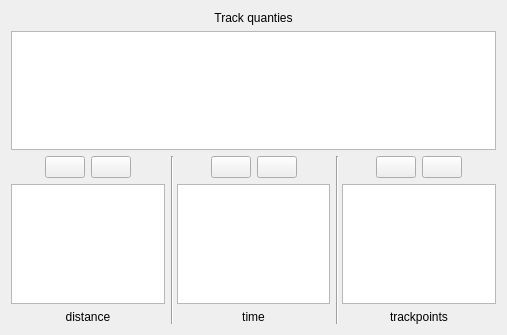
<ui version="4.0" >
 <class>diagramSettingsWidget</class>
 <widget class="QWidget" name="diagramSettingsWidget" >
  <property name="geometry" >
   <rect>
    <x>0</x>
    <y>0</y>
    <width>507</width>
    <height>335</height>
   </rect>
  </property>
  <property name="windowTitle" >
   <string>Form</string>
  </property>
  <layout class="QGridLayout" name="gridLayout" >
   <item row="0" column="0" colspan="14" >
    <widget class="QLabel" name="label" >
     <property name="text" >
      <string>Track quanties</string>
     </property>
     <property name="alignment" >
      <set>Qt::AlignCenter</set>
     </property>
    </widget>
   </item>
   <item row="1" column="0" colspan="14" >
    <widget class="QListWidget" name="quantitiesListWidget" />
   </item>
   <item row="3" column="0" >
    <spacer name="horizontalSpacer" >
     <property name="orientation" >
      <enum>Qt::Horizontal</enum>
     </property>
     <property name="sizeHint" stdset="0" >
      <size>
       <width>34</width>
       <height>20</height>
      </size>
     </property>
    </spacer>
   </item>
   <item rowspan="2" row="2" column="1" >
    <widget class="QPushButton" name="addDistBtn" >
     <property name="text" >
      <string/>
     </property>
     <property name="icon" >
      <iconset resource="trackeditor.qrc" >
       <normaloff>:/images/images/arrow-down.png</normaloff>:/images/images/arrow-down.png</iconset>
     </property>
    </widget>
   </item>
   <item rowspan="2" row="2" column="2" >
    <widget class="QPushButton" name="rmDistBtn" >
     <property name="text" >
      <string/>
     </property>
     <property name="icon" >
      <iconset resource="trackeditor.qrc" >
       <normaloff>:/images/images/arrow-up.png</normaloff>:/images/images/arrow-up.png</iconset>
     </property>
    </widget>
   </item>
   <item row="3" column="3" >
    <spacer name="horizontalSpacer_2" >
     <property name="orientation" >
      <enum>Qt::Horizontal</enum>
     </property>
     <property name="sizeHint" stdset="0" >
      <size>
       <width>34</width>
       <height>20</height>
      </size>
     </property>
    </spacer>
   </item>
   <item rowspan="4" row="2" column="4" colspan="2" >
    <widget class="Line" name="line" >
     <property name="orientation" >
      <enum>Qt::Vertical</enum>
     </property>
    </widget>
   </item>
   <item row="3" column="5" >
    <spacer name="horizontalSpacer_5" >
     <property name="orientation" >
      <enum>Qt::Horizontal</enum>
     </property>
     <property name="sizeHint" stdset="0" >
      <size>
       <width>34</width>
       <height>20</height>
      </size>
     </property>
    </spacer>
   </item>
   <item rowspan="2" row="2" column="6" >
    <widget class="QPushButton" name="addTimeBtn" >
     <property name="text" >
      <string/>
     </property>
     <property name="icon" >
      <iconset resource="trackeditor.qrc" >
       <normaloff>:/images/images/arrow-down.png</normaloff>:/images/images/arrow-down.png</iconset>
     </property>
    </widget>
   </item>
   <item rowspan="2" row="2" column="7" >
    <widget class="QPushButton" name="rmTimeBtn" >
     <property name="text" >
      <string/>
     </property>
     <property name="icon" >
      <iconset resource="trackeditor.qrc" >
       <normaloff>:/images/images/arrow-up.png</normaloff>:/images/images/arrow-up.png</iconset>
     </property>
    </widget>
   </item>
   <item row="3" column="8" >
    <spacer name="horizontalSpacer_6" >
     <property name="orientation" >
      <enum>Qt::Horizontal</enum>
     </property>
     <property name="sizeHint" stdset="0" >
      <size>
       <width>34</width>
       <height>20</height>
      </size>
     </property>
    </spacer>
   </item>
   <item rowspan="4" row="2" column="9" colspan="2" >
    <widget class="Line" name="line_2" >
     <property name="orientation" >
      <enum>Qt::Vertical</enum>
     </property>
    </widget>
   </item>
   <item row="3" column="10" >
    <spacer name="horizontalSpacer_3" >
     <property name="orientation" >
      <enum>Qt::Horizontal</enum>
     </property>
     <property name="sizeHint" stdset="0" >
      <size>
       <width>34</width>
       <height>20</height>
      </size>
     </property>
    </spacer>
   </item>
   <item rowspan="2" row="2" column="11" >
    <widget class="QPushButton" name="addTrackpointsBtn" >
     <property name="text" >
      <string/>
     </property>
     <property name="icon" >
      <iconset resource="trackeditor.qrc" >
       <normaloff>:/images/images/arrow-down.png</normaloff>:/images/images/arrow-down.png</iconset>
     </property>
    </widget>
   </item>
   <item rowspan="2" row="2" column="12" >
    <widget class="QPushButton" name="rmTrackpointsBtn" >
     <property name="text" >
      <string/>
     </property>
     <property name="icon" >
      <iconset resource="trackeditor.qrc" >
       <normaloff>:/images/images/arrow-up.png</normaloff>:/images/images/arrow-up.png</iconset>
     </property>
    </widget>
   </item>
   <item row="3" column="13" >
    <spacer name="horizontalSpacer_4" >
     <property name="orientation" >
      <enum>Qt::Horizontal</enum>
     </property>
     <property name="sizeHint" stdset="0" >
      <size>
       <width>34</width>
       <height>20</height>
      </size>
     </property>
    </spacer>
   </item>
   <item row="4" column="0" colspan="4" >
    <widget class="QListWidget" name="distListWidget" />
   </item>
   <item row="4" column="5" colspan="4" >
    <widget class="QListWidget" name="timeListWidget" />
   </item>
   <item row="4" column="10" colspan="4" >
    <widget class="QListWidget" name="trackpointsListWidget" />
   </item>
   <item row="5" column="0" colspan="4" >
    <widget class="QLabel" name="label_2" >
     <property name="text" >
      <string>distance</string>
     </property>
     <property name="alignment" >
      <set>Qt::AlignCenter</set>
     </property>
    </widget>
   </item>
   <item row="5" column="5" colspan="4" >
    <widget class="QLabel" name="label_3" >
     <property name="text" >
      <string>time</string>
     </property>
     <property name="alignment" >
      <set>Qt::AlignCenter</set>
     </property>
    </widget>
   </item>
   <item row="5" column="10" colspan="4" >
    <widget class="QLabel" name="label_4" >
     <property name="text" >
      <string>trackpoints</string>
     </property>
     <property name="alignment" >
      <set>Qt::AlignCenter</set>
     </property>
    </widget>
   </item>
  </layout>
 </widget>
 <resources>
  <include location="trackeditor.qrc" />
 </resources>
 <connections/>
</ui>
